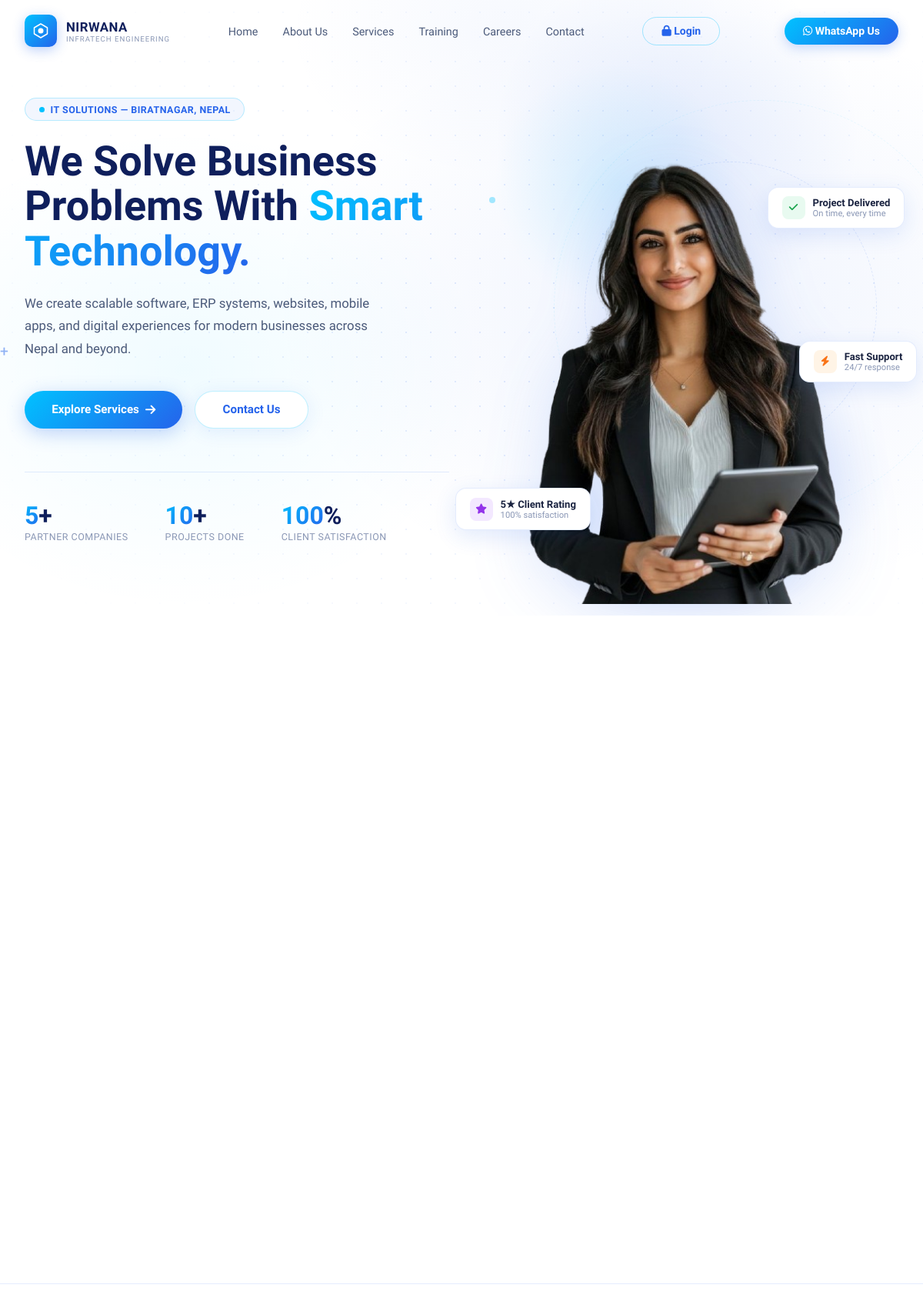
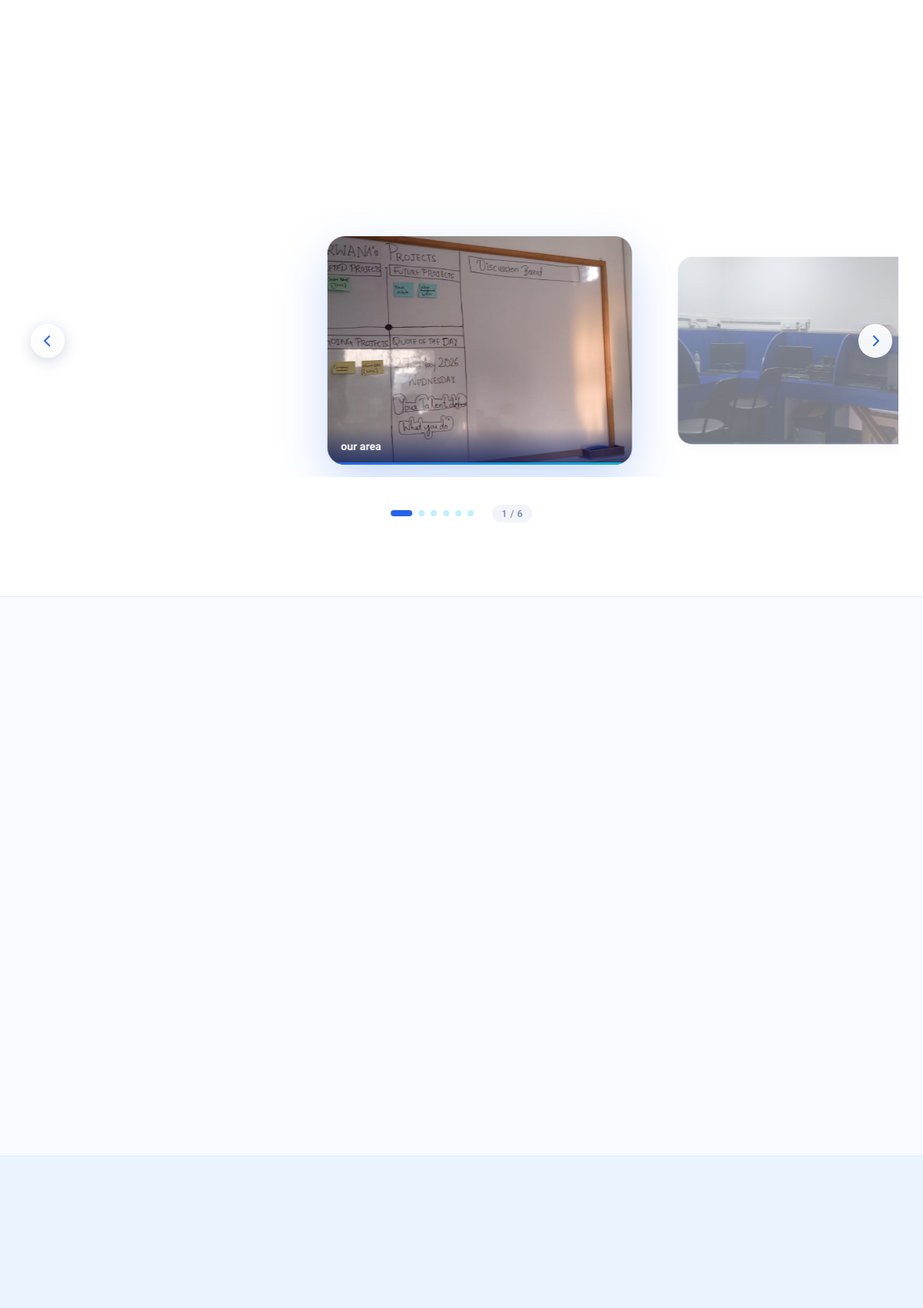
The page / (upper part) on the database its author committed (2 pictures, top to bottom).
### app1/models.py (models this page shows, shortened)
class WorkspaceImage(models.Model):
    title       = models.CharField(max_length=200, blank=True, help_text="Optional caption shown on hover")
    image       = models.ImageField(upload_to='workspace/')
    order       = models.PositiveIntegerField(default=0, help_text="Lower = appears first")
    is_active   = models.BooleanField(default=True)
    uploaded_at = models.DateTimeField(auto_now_add=True)
    class Meta:
        ordering = ['order', 'uploaded_at']
        verbose_name = 'Workspace Image'
        verbose_name_plural = 'Workspace Images'

### app1/views.py (the view)
# urls.py: path('',                views.home,             name='home'),
def home(request):
    workspace_images = WorkspaceImage.objects.filter(is_active=True)
    activity_images  = ActivityImage.objects.filter(is_active=True)
    return render(request, 'app1/index.html', {
        'workspace_images': workspace_images,
        'activity_images':  activity_images,
    })

### app1/templates/app1/index.html (shortened to what this page needs)
<!DOCTYPE html>
{% load static %}
<html lang="en">
<head>
    <link href="https://cdnjs.cloudflare.com/ajax/libs/font-awesome/6.5.0/css/all.min.css" rel="stylesheet">
</head>
<body>
<nav class="navbar" id="navbar">
    <div class="nav-inner">
        <a href="#home" class="nav-logo">
            <div class="logo-mark">
                <svg viewBox="0 0 22 22" fill="none"><path d="M11 2L19.5 7V15L11 20L2.5 15V7L11 2Z" stroke="white" stroke-width="1.5" stroke-linejoin="round"/><circle cx="11" cy="11" r="3.5" fill="white"/></svg>
            </div>
            <div class="logo-txt">
                <div class="brand">NIRWANA</div>
                <div class="sub">Infratech Engineering</div>
            </div>
        </a>
        <ul class="nav-menu">
            <li><a href="#home" class="active">Home</a></li>
            <li><a href="{% url 'about' %}">About Us</a></li>
            <li><a href="{% url 'feature' %}">Services</a></li>
            <li><a href="{% url 'training' %}">Training</a></li>
            <li><a href="{% url 'careers' %}">Careers</a></li>
            <li><a href="{% url 'contact' %}">Contact</a></li>
        </ul>
       <a href="{% url 'admin_login' %}" class="nav-cta" style="background:transparent;border:1.5px solid rgba(0,194,255,0.35);color:var(--royal);box-shadow:none;margin-right:0.5rem"><i class="fas fa-lock"></i> Login</a>
<a href="https://wa.me/9779764464394" class="nav-cta"><i class="fab fa-whatsapp"></i> WhatsApp Us</a>
    </div>
</nav>
<section class="hero" id="home">
    <div class="hero-wash"></div>
    <div class="hero-dots"></div>
    <div class="hcross">+</div>
    <div class="hcross">+</div>
    <div class="hcross">+</div>
    <div class="hdot hdot1"></div>
    <div class="hero-inner">
        <div class="hero-content">
            <div class="hero-badge"><span class="badge-pulse"></span> IT Solutions — Biratnagar, Nepal</div>
            <h1 class="hero-title">We Solve Business Problems With <span class="g">Smart Technology.</span></h1>
            <p class="hero-desc">We create scalable software, ERP systems, websites, mobile apps, and digital experiences for modern businesses across Nepal and beyond.</p>
            <div class="hero-btns">
                <a href="#services" class="btn-grad">Explore Services <i class="fas fa-arrow-right"></i></a>
                <a href="https://wa.me/9779764464394" class="btn-outline">Contact Us</a>
            </div>
            <div class="hero-stats">
                <div><div class="stat-val"><span>5</span>+</div><div class="stat-lbl">Partner Companies</div></div>
                <div><div class="stat-val"><span>10</span>+</div><div class="stat-lbl">Projects Done</div></div>
                <div><div class="stat-val"><span>100</span>%</div><div class="stat-lbl">Client Satisfaction</div></div>
            </div>
        </div>
        <div class="hero-visual">
            <div class="hero-person-img">
                <img src={% static "../static/app1/img/hero.png" %} alt="IT Professional — Nirwana Infratech">
            </div>
            <div class="fchip fchip-1">
                <div class="fchip-icon green"><i class="fas fa-check"></i></div>
                <div><div class="fchip-t">Project Delivered</div><div class="fchip-s">On time, every time</div></div>
            </div>
            <div class="fchip fchip-2">
                <div class="fchip-icon purple"><i class="fas fa-star"></i></div>
                <div><div class="fchip-t">5★ Client Rating</div><div class="fchip-s">100% satisfaction</div></div>
            </div>
            <div class="fchip fchip-3">
                <div class="fchip-icon orange"><i class="fas fa-bolt"></i></div>
                <div><div class="fchip-t">Fast Support</div><div class="fchip-s">24/7 response</div></div>
            </div>
        </div>
    </div>
</section>
<section class="section" id="services">
    <div class="section-inner">
        <div class="svc-grid">
        </div>
    </div>
</section>
<div class="divider"></div>
<section class="section" id="workspace">
  <div class="section-inner">
    {% if workspace_images %}
    <div class="ws-outer">
      <button class="ws-arrow ws-prev" id="wsPrev" aria-label="Previous image">
        <i class="fas fa-chevron-left"></i>
      </button>
      <div class="ws-track-wrap" id="wsTrack">
        <div class="ws-track" id="wsInner">
          {% for img in workspace_images %}
          <div class="ws-slide" data-index="{{ forloop.counter0 }}">
            <div class="ws-img-wrap">
              <img src="{{ img.image.url }}" alt="{{ img.title|default:'Workspace' }}" loading="lazy">
              {% if img.title %}
              <div class="ws-caption">{{ img.title }}</div>
              {% endif %}
            </div>
            <div class="ws-progress"><div class="ws-progress-bar"></div></div>
          </div>
          {% endfor %}
        </div>
      </div>
      <button class="ws-arrow ws-next" id="wsNext" aria-label="Next image">
        <i class="fas fa-chevron-right"></i>
      </button>
    </div>
    <div class="ws-bottom">
      <div class="ws-dots" id="wsDots">
        {% for img in workspace_images %}
        <button class="ws-dot{% if forloop.first %} active{% endif %}"
                aria-label="Go to image {{ forloop.counter }}"
                data-idx="{{ forloop.counter0 }}"></button>
        {% endfor %}
      </div>
      <div class="ws-counter" id="wsCounter">1 / {{ workspace_images|length }}</div>
    </div>
    {% else %}
    <div style="text-align:center;padding:4rem 1rem;color:var(--text-light);">
      <i class="fas fa-images" style="font-size:3rem;margin-bottom:1rem;opacity:.4;display:block"></i>
      <p>Workspace photos coming soon.</p>
    </div>
    {% endif %}
  </div>
</section>
<section class="section sec-bg2" id="why">
    <div class="section-inner">
        <div class="why-grid">
        </div>
    </div>
</section>
<section class="section sec-bg" id="process">
    <div class="section-inner">
    </div>
</section>
</body>
</html>

### rows shown on the page
WorkspaceImage: image (picture), title "our area"
WorkspaceImage: image (picture)
